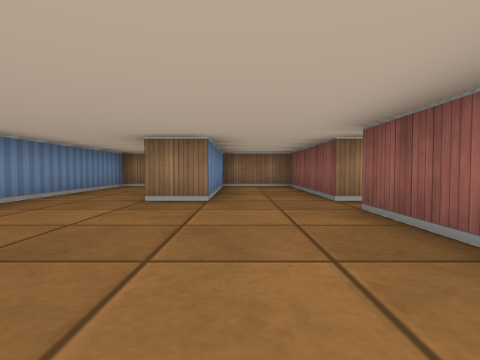
[1] (above)

24 first-person views from a walk through a cub3D maze. The camera is about half as high as the walls, tilts 2° down and sees 80° across. The floor is counted in squares. Each view is taken from the middle of a square. On the plan, view 1 faces up. The plan holds only what a view shows up to about 9 squares ahead; the rest is blank.

[2]
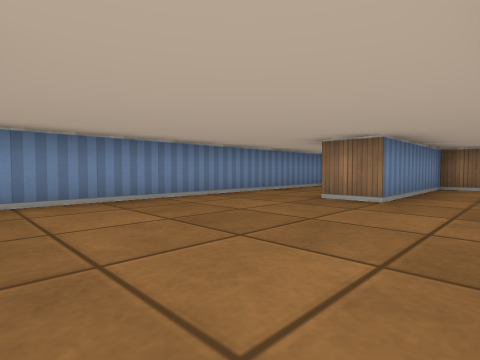

[3]
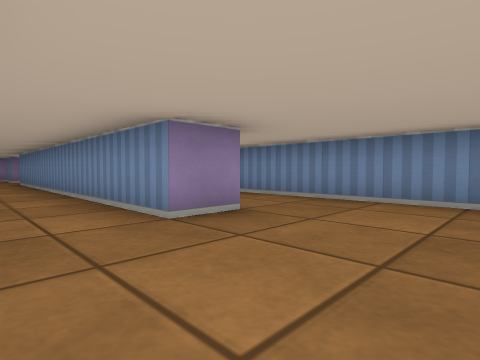

[4]
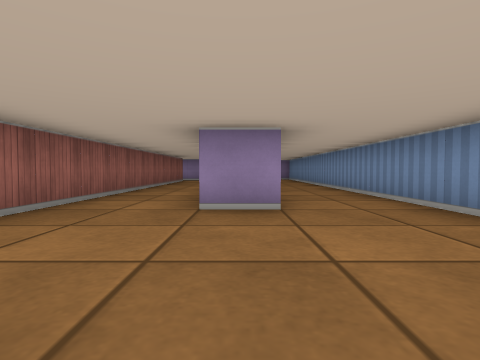

[5]
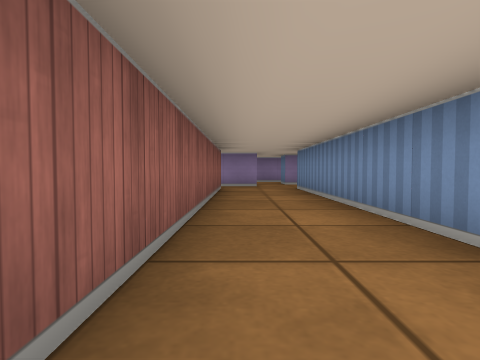

[6]
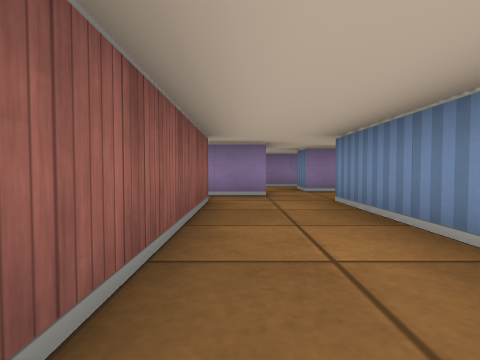

[7]
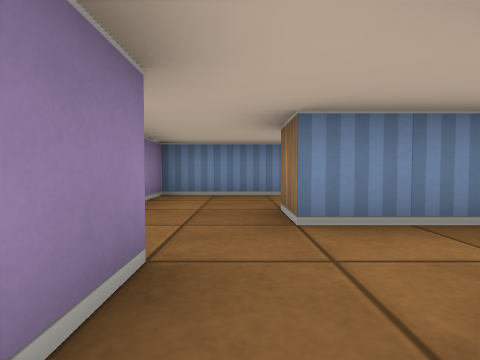

[8]
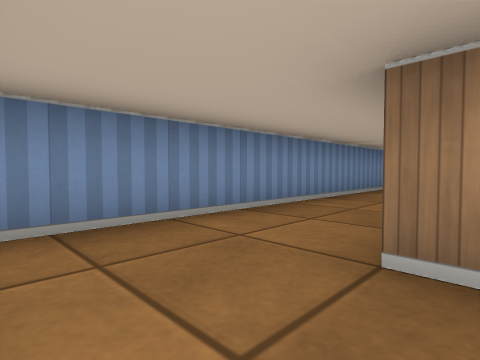

[9]
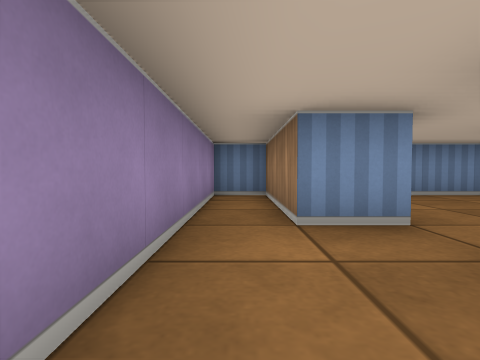

[10]
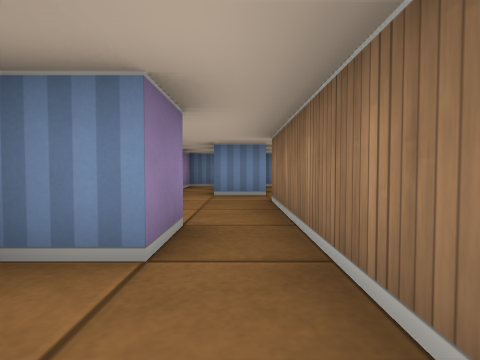

[11]
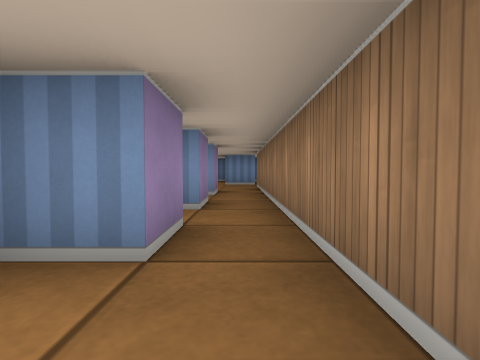

[12]
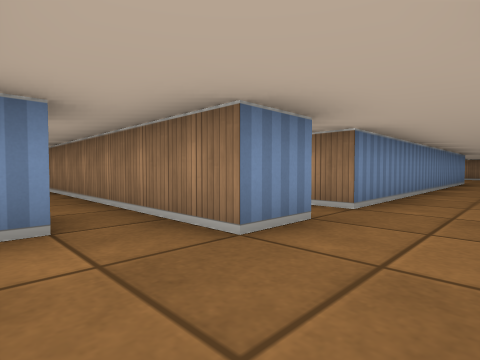

[13]
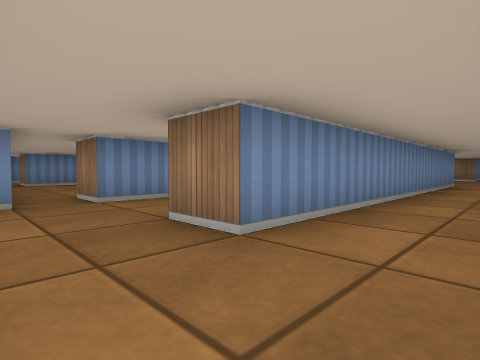

[14]
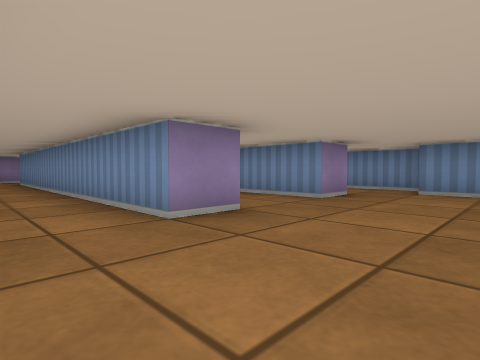

[15]
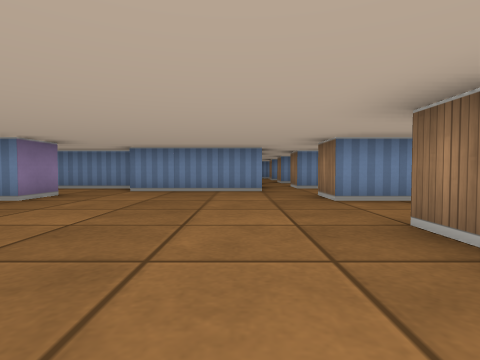

[16]
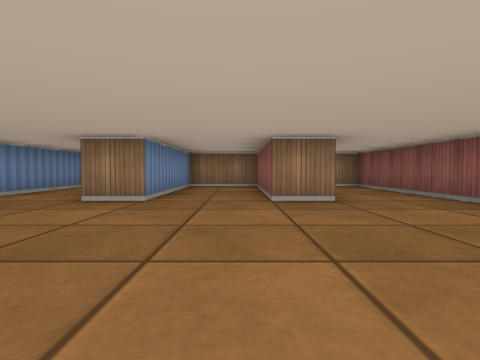

[17]
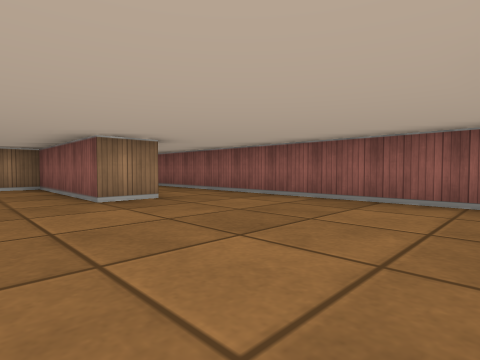

[18]
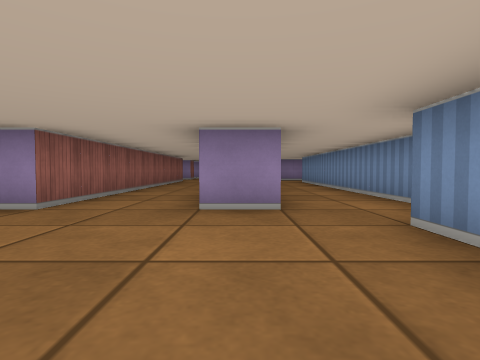

[19]
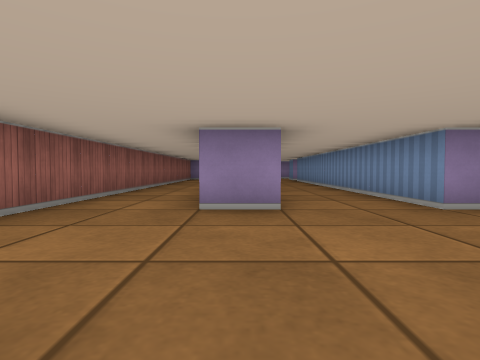

[20]
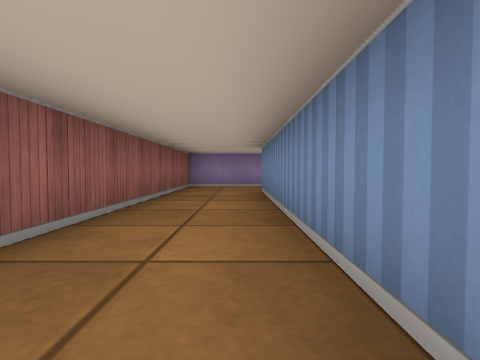

[21]
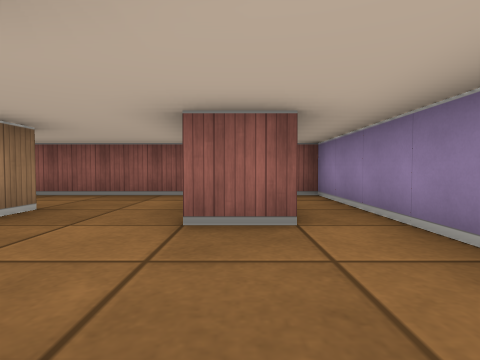

[22]
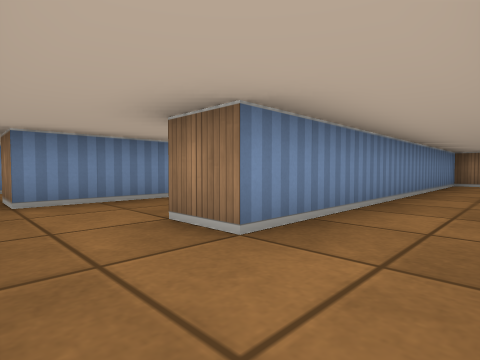

[23]
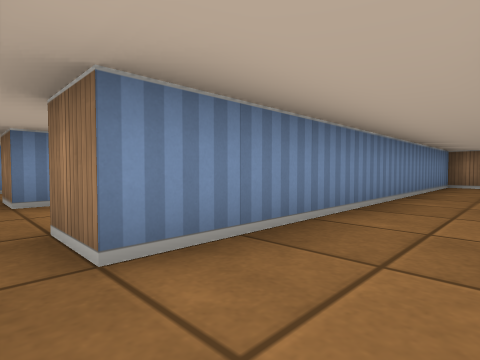

[24]
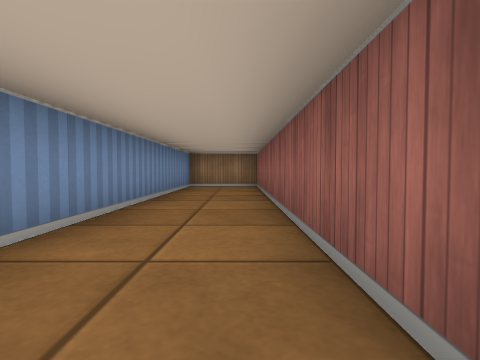

### Floor plan
Ten units are one square. View 1 is at (0, 0); x grows to the right and y downward. Boxes are objects, and circles mark ways between rooms. Rooms are numbered by the first view taken in them; rooms with no view inside come last. Other rooms are left out.
<svg viewBox="-40 -90 180 230">
<path fill="none" stroke="#000" d="M-15 5 -5 5 -5 95 -15 95M15 -18 15 -35M15 -45 15 -85 -5 -85 -5 -45 -15 -45M25 95 15 95 15 -1M5 105 16 105M-28 -85 -35 -85 -35 115 -5 115M-5 115 -5 125 -35 125 -35 135 15 135M25 125 35 125M35 115 5 115M45 125 55 125M35 125 35 134M65 125 75 125M75 115 35 115M74 5 85 5 85 95 75 95M105 60 105 5 115 5 115 95 105 95M61 -5 55 -5 55 85 45 85M65 -35 65 -5M116 -45 105 -45 105 -85 85 -85 85 -45 75 -45M85 104 85 115 75 115M112 115 135 115 135 -85 128 -85M105 126 105 115M75 125 75 134M55 -81 55 -45M98 135 135 135 135 130M45 85 45 5 25 5 25 95"/>
<circle cx="0" cy="110" r="3" fill="#2a7"/>
<circle cx="20" cy="100" r="3" fill="#2a7"/>
<circle cx="30" cy="120" r="3" fill="#2a7"/>
<circle cx="80" cy="120" r="3" fill="#2a7"/>
<circle cx="50" cy="95" r="3" fill="#2a7"/>
<text x="0" y="10">1</text>
<text x="0" y="130">2</text>
<text x="50" y="120">3</text>
<text x="100" y="20">4</text>
<text x="30" y="50">5</text>
</svg>
Room 1 opens to room 2. Room 1 opens to room 5. Room 2 opens to room 3. Room 3 opens to room 4. Room 4 opens to room 5.

Where each view was taken, in squares from view 1:
view 1: 0 up, 0 right, facing up
view 2: 0 up, 1 right, facing up-left
view 3: 2 up, 1 right, facing down-left
view 4: 3 up, 1 left, facing down
view 5: 2 down, 1 right, facing down
view 6: 5 down, 1 right, facing down
view 7: 10 down, 2 right, facing left
view 8: 11 down, 1 left, facing up-left
view 9: 13 down, 2 right, facing left
view 10: 12 down, 5 right, facing left
view 11: 12 down, 9 right, facing left
view 12: 13 down, 10 right, facing up-left
view 13: 11 down, 13 right, facing up-left
view 14: 2 up, 13 right, facing down-left
view 15: 3 up, 13 right, facing left
view 16: 0 up, 10 right, facing up
view 17: 0 up, 9 right, facing up-right
view 18: 3 up, 8 right, facing down
view 19: 3 up, 11 right, facing down
view 20: 3 down, 12 right, facing down
view 21: 12 down, 8 right, facing right
view 22: 10 down, 7 right, facing up-left
view 23: 10 down, 4 right, facing up-left
view 24: 9 down, 4 right, facing up
